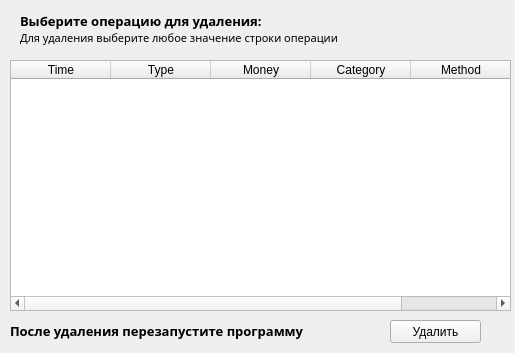
<?xml version="1.0" encoding="UTF-8"?>
<ui version="4.0">
 <class>Form</class>
 <widget class="QWidget" name="Form">
  <property name="geometry">
   <rect>
    <x>0</x>
    <y>0</y>
    <width>515</width>
    <height>353</height>
   </rect>
  </property>
  <property name="windowTitle">
   <string>Form</string>
  </property>
  <widget class="QTableWidget" name="Widget">
   <property name="geometry">
    <rect>
     <x>10</x>
     <y>60</y>
     <width>501</width>
     <height>251</height>
    </rect>
   </property>
   <column>
    <property name="text">
     <string>Time</string>
    </property>
   </column>
   <column>
    <property name="text">
     <string>Type</string>
    </property>
   </column>
   <column>
    <property name="text">
     <string>Money</string>
    </property>
   </column>
   <column>
    <property name="text">
     <string>Category</string>
    </property>
   </column>
   <column>
    <property name="text">
     <string>Method</string>
    </property>
   </column>
  </widget>
  <widget class="QLabel" name="label">
   <property name="geometry">
    <rect>
     <x>20</x>
     <y>10</y>
     <width>261</width>
     <height>21</height>
    </rect>
   </property>
   <property name="font">
    <font>
     <family>Segoe Print</family>
     <pointsize>10</pointsize>
     <weight>75</weight>
     <bold>true</bold>
    </font>
   </property>
   <property name="text">
    <string>Выберите операцию для удаления:</string>
   </property>
  </widget>
  <widget class="QPushButton" name="pushButton">
   <property name="geometry">
    <rect>
     <x>390</x>
     <y>320</y>
     <width>91</width>
     <height>23</height>
    </rect>
   </property>
   <property name="text">
    <string>Удалить</string>
   </property>
  </widget>
  <widget class="QLabel" name="label_2">
   <property name="geometry">
    <rect>
     <x>20</x>
     <y>30</y>
     <width>341</width>
     <height>16</height>
    </rect>
   </property>
   <property name="font">
    <font>
     <family>Segoe Print</family>
     <pointsize>8</pointsize>
     <weight>50</weight>
     <bold>false</bold>
    </font>
   </property>
   <property name="text">
    <string>Для удаления выберите любое значение строки операции</string>
   </property>
  </widget>
  <widget class="QLabel" name="label_3">
   <property name="geometry">
    <rect>
     <x>10</x>
     <y>320</y>
     <width>301</width>
     <height>21</height>
    </rect>
   </property>
   <property name="font">
    <font>
     <family>Segoe Print</family>
     <pointsize>10</pointsize>
     <weight>75</weight>
     <bold>true</bold>
    </font>
   </property>
   <property name="text">
    <string>После удаления перезапустите программу</string>
   </property>
  </widget>
 </widget>
 <resources/>
 <connections/>
</ui>
